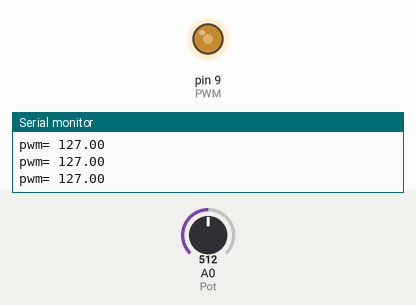
This sketch was run on a simulated Arduino Uno, built with avr-gcc and run on an emulated ATmega328P. Parts: output pins drawn as LEDs (lit = HIGH), the last lines printed to the serial monitor. The test bench sets the inputs (shaded band); at power-on: A0 (Pot) = 512.

Above: at 1.2 s.
1.3 s: A0 (Pot) set to 43
At 2.2 s:
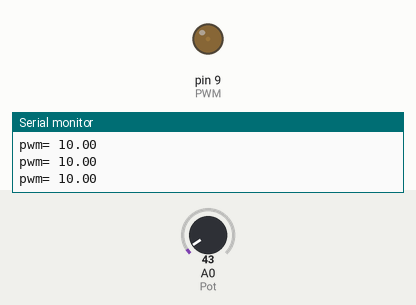
2.8 s: A0 (Pot) set to 36
At 3.1 s:
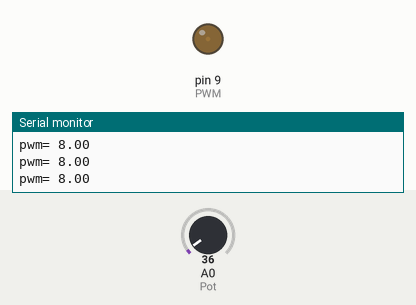
4.3 s: A0 (Pot) set to 716
At 5.5 s:
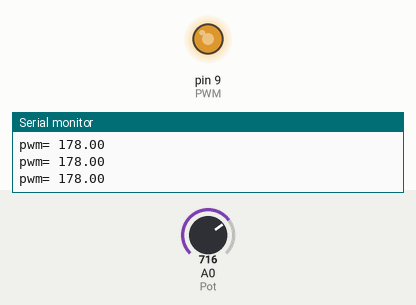
5.8 s: A0 (Pot) set to 900
At 6.7 s:
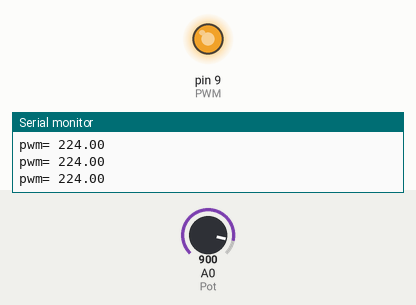
7.3 s: A0 (Pot) set to 0
At 7.8 s:
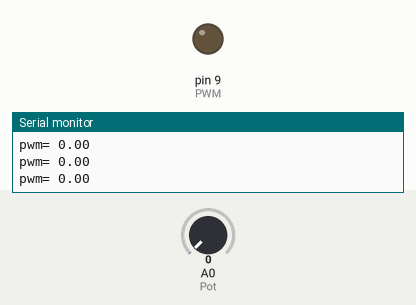
Timing chart, 0 to 9.8 s (numbered marks = the images above; inputs shaded):
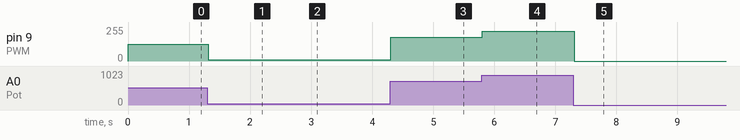

The sketch:

Transistor_Led.ino
```cpp
//Definimos nuestras constantes
#define PWM 9
#define Pot A0

float pwm=0;

void setup() {
  // put your setup code here, to run once:

  //Declaramos el pin 9 como salida
  pinMode(PWM,OUTPUT);

  Serial.begin(9600);

}

void loop() {
  // put your main code here, to run repeatedly:

  //Guardamos en la varibale pwm el valor leido por el pin analogico A0
  pwm=analogRead(Pot);

  /*convertimos ese valor de un rango de [0,1023] a uno de [0,255]
  255 es el valor maximo que podamos sacar como pwm
  */
  pwm=map(pwm,0,1023,0,255);

  //Escribimos ese pwm en el pin digital 9
  analogWrite(PWM,pwm);

  Serial.print("pwm= ");
  Serial.println(pwm);

  delay(0.1);

}
```

Measured:
- after the input at 1.3 s, pin 9 (PWM): 127/255 → 10/255 at once
- after the input at 2.8 s, pin 9 (PWM): 10/255 → 8/255 at once
- after the input at 4.3 s, pin 9 (PWM): 8/255 → 178/255 at once
- after the input at 5.8 s, pin 9 (PWM): 178/255 → 224/255 at once
- after the input at 7.3 s, pin 9 (PWM): 224/255 → 0/255 at once
